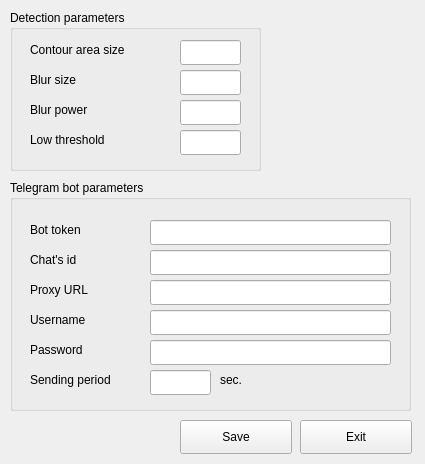
<?xml version="1.0" encoding="UTF-8"?>
<ui version="4.0">
 <class>parametersForm</class>
 <widget class="QWidget" name="parametersForm">
  <property name="geometry">
   <rect>
    <x>0</x>
    <y>0</y>
    <width>425</width>
    <height>464</height>
   </rect>
  </property>
  <property name="windowTitle">
   <string>Parameters</string>
  </property>
  <widget class="QPushButton" name="saveButton">
   <property name="geometry">
    <rect>
     <x>180</x>
     <y>420</y>
     <width>112</width>
     <height>34</height>
    </rect>
   </property>
   <property name="text">
    <string>Save</string>
   </property>
  </widget>
  <widget class="QPushButton" name="exitButton">
   <property name="geometry">
    <rect>
     <x>300</x>
     <y>420</y>
     <width>112</width>
     <height>34</height>
    </rect>
   </property>
   <property name="text">
    <string>Exit</string>
   </property>
  </widget>
  <widget class="QGroupBox" name="detectionParametersGroupBox">
   <property name="geometry">
    <rect>
     <x>10</x>
     <y>10</y>
     <width>251</width>
     <height>161</height>
    </rect>
   </property>
   <property name="title">
    <string>Detection parameters</string>
   </property>
   <widget class="QLabel" name="label_4">
    <property name="geometry">
     <rect>
      <x>20</x>
      <y>120</y>
      <width>121</width>
      <height>19</height>
     </rect>
    </property>
    <property name="text">
     <string>Low threshold</string>
    </property>
   </widget>
   <widget class="QLineEdit" name="blurPowerLineEdit">
    <property name="geometry">
     <rect>
      <x>170</x>
      <y>90</y>
      <width>61</width>
      <height>25</height>
     </rect>
    </property>
    <property name="text">
     <string/>
    </property>
   </widget>
   <widget class="QLabel" name="label">
    <property name="geometry">
     <rect>
      <x>20</x>
      <y>30</y>
      <width>131</width>
      <height>19</height>
     </rect>
    </property>
    <property name="text">
     <string>Contour area size</string>
    </property>
   </widget>
   <widget class="QLabel" name="label_2">
    <property name="geometry">
     <rect>
      <x>20</x>
      <y>60</y>
      <width>121</width>
      <height>19</height>
     </rect>
    </property>
    <property name="text">
     <string>Blur size</string>
    </property>
   </widget>
   <widget class="QLabel" name="label_3">
    <property name="geometry">
     <rect>
      <x>20</x>
      <y>90</y>
      <width>121</width>
      <height>19</height>
     </rect>
    </property>
    <property name="text">
     <string>Blur power</string>
    </property>
   </widget>
   <widget class="QLineEdit" name="counterAreaLineEdit">
    <property name="geometry">
     <rect>
      <x>170</x>
      <y>30</y>
      <width>61</width>
      <height>25</height>
     </rect>
    </property>
    <property name="text">
     <string/>
    </property>
   </widget>
   <widget class="QLineEdit" name="lowThresholdLineEdit">
    <property name="geometry">
     <rect>
      <x>170</x>
      <y>120</y>
      <width>61</width>
      <height>25</height>
     </rect>
    </property>
    <property name="text">
     <string/>
    </property>
   </widget>
   <widget class="QLineEdit" name="blurSizeLineEdit">
    <property name="geometry">
     <rect>
      <x>170</x>
      <y>60</y>
      <width>61</width>
      <height>25</height>
     </rect>
    </property>
    <property name="text">
     <string/>
    </property>
   </widget>
  </widget>
  <widget class="QGroupBox" name="botParametersGroupBox">
   <property name="geometry">
    <rect>
     <x>10</x>
     <y>180</y>
     <width>401</width>
     <height>231</height>
    </rect>
   </property>
   <property name="title">
    <string>Telegram bot parameters</string>
   </property>
   <widget class="QLabel" name="label_5">
    <property name="geometry">
     <rect>
      <x>20</x>
      <y>40</y>
      <width>111</width>
      <height>19</height>
     </rect>
    </property>
    <property name="text">
     <string>Bot token</string>
    </property>
   </widget>
   <widget class="QLabel" name="label_6">
    <property name="geometry">
     <rect>
      <x>20</x>
      <y>70</y>
      <width>111</width>
      <height>19</height>
     </rect>
    </property>
    <property name="text">
     <string>Chat's id</string>
    </property>
   </widget>
   <widget class="QLabel" name="label_7">
    <property name="geometry">
     <rect>
      <x>20</x>
      <y>100</y>
      <width>111</width>
      <height>19</height>
     </rect>
    </property>
    <property name="text">
     <string>Proxy URL</string>
    </property>
   </widget>
   <widget class="QLineEdit" name="botTokenLineEdit">
    <property name="geometry">
     <rect>
      <x>140</x>
      <y>40</y>
      <width>241</width>
      <height>25</height>
     </rect>
    </property>
   </widget>
   <widget class="QLineEdit" name="chatIdLineEdit">
    <property name="geometry">
     <rect>
      <x>140</x>
      <y>70</y>
      <width>241</width>
      <height>25</height>
     </rect>
    </property>
   </widget>
   <widget class="QLineEdit" name="proxyUrlLineEdit">
    <property name="geometry">
     <rect>
      <x>140</x>
      <y>100</y>
      <width>241</width>
      <height>25</height>
     </rect>
    </property>
   </widget>
   <widget class="QLabel" name="label_8">
    <property name="geometry">
     <rect>
      <x>20</x>
      <y>190</y>
      <width>111</width>
      <height>19</height>
     </rect>
    </property>
    <property name="text">
     <string>Sending period</string>
    </property>
   </widget>
   <widget class="QLineEdit" name="sendingPeriodLineEdit">
    <property name="geometry">
     <rect>
      <x>140</x>
      <y>190</y>
      <width>61</width>
      <height>25</height>
     </rect>
    </property>
   </widget>
   <widget class="QLabel" name="label_9">
    <property name="geometry">
     <rect>
      <x>210</x>
      <y>190</y>
      <width>41</width>
      <height>19</height>
     </rect>
    </property>
    <property name="text">
     <string>sec.</string>
    </property>
   </widget>
   <widget class="QLabel" name="label_10">
    <property name="geometry">
     <rect>
      <x>20</x>
      <y>130</y>
      <width>111</width>
      <height>19</height>
     </rect>
    </property>
    <property name="text">
     <string>Username</string>
    </property>
   </widget>
   <widget class="QLabel" name="label_11">
    <property name="geometry">
     <rect>
      <x>20</x>
      <y>160</y>
      <width>111</width>
      <height>19</height>
     </rect>
    </property>
    <property name="text">
     <string>Password</string>
    </property>
   </widget>
   <widget class="QLineEdit" name="proxyUsernameLineEdit">
    <property name="geometry">
     <rect>
      <x>140</x>
      <y>130</y>
      <width>241</width>
      <height>25</height>
     </rect>
    </property>
   </widget>
   <widget class="QLineEdit" name="proxyPasswordLineEdit">
    <property name="geometry">
     <rect>
      <x>140</x>
      <y>160</y>
      <width>241</width>
      <height>25</height>
     </rect>
    </property>
   </widget>
  </widget>
  <zorder>detectionParametersGroupBox</zorder>
  <zorder>saveButton</zorder>
  <zorder>exitButton</zorder>
  <zorder>botParametersGroupBox</zorder>
 </widget>
 <resources/>
 <connections/>
</ui>
